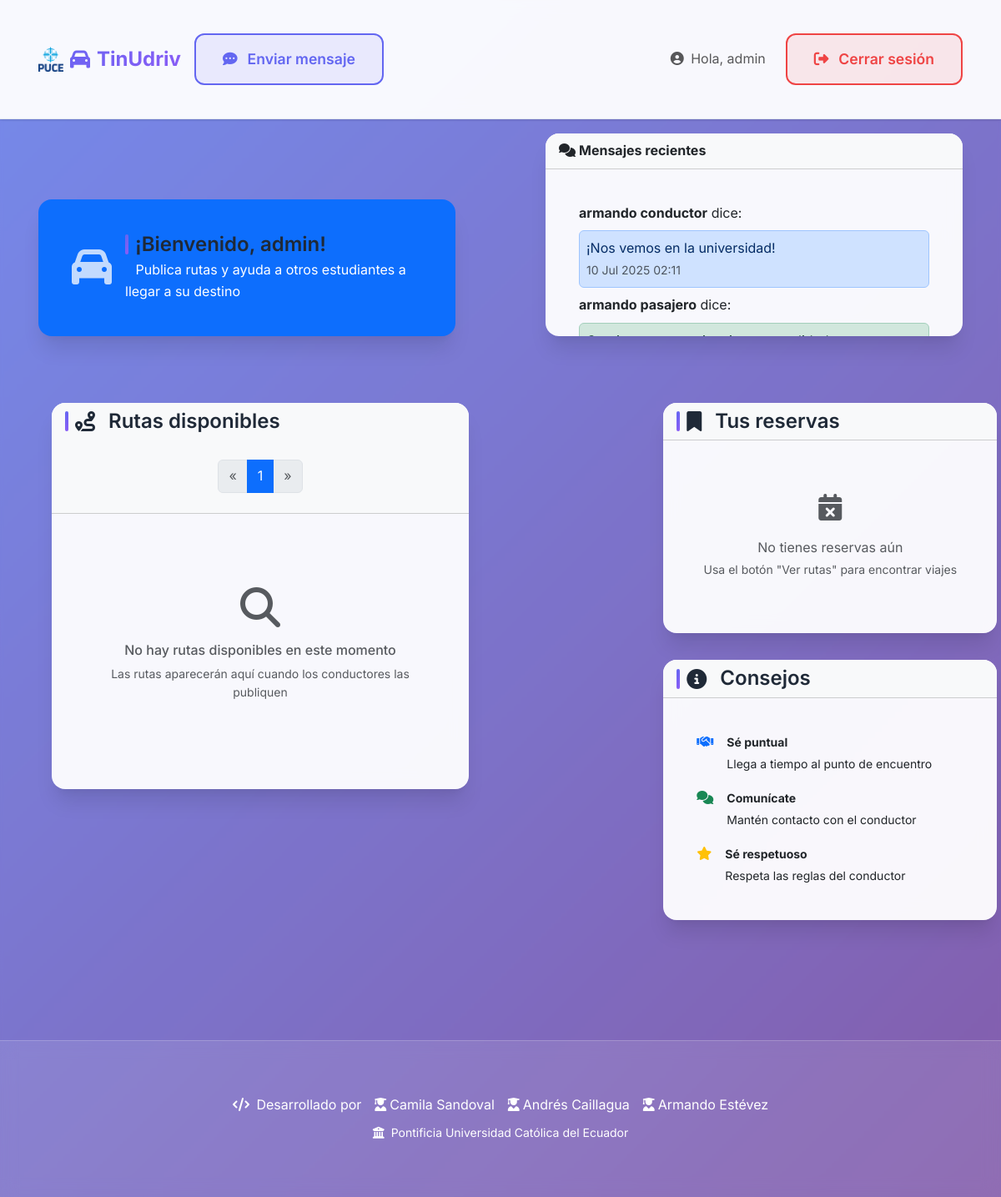
Page /panel/ (signed in) on the earlier database version.
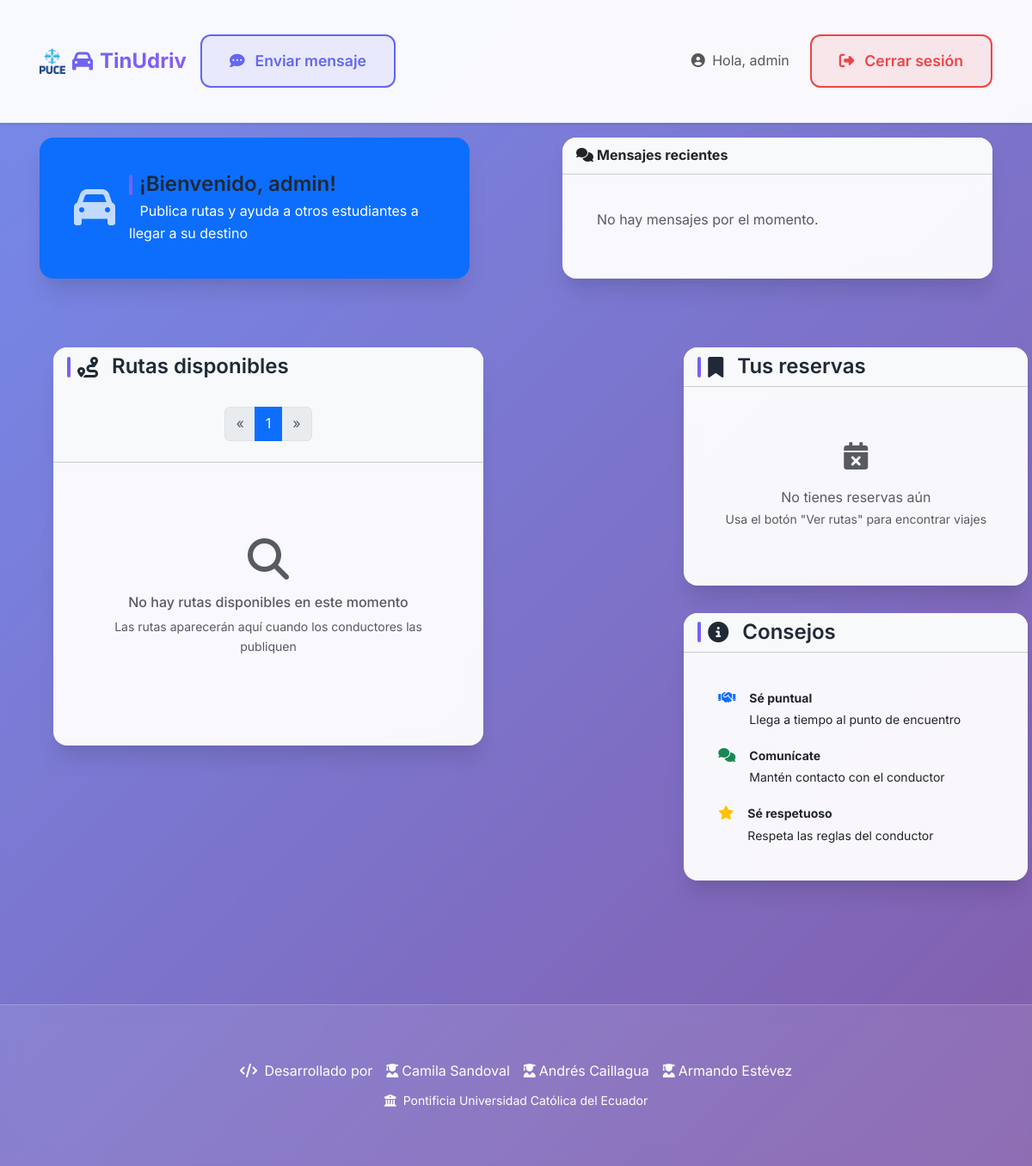
Same page on the later database version.
### core/models.py (models this page shows, shortened)
class Mensaje(models.Model):
    emisor = models.ForeignKey(settings.AUTH_USER_MODEL, on_delete=models.CASCADE, related_name='mensajes_enviados')
    receptor = models.ForeignKey(settings.AUTH_USER_MODEL, on_delete=models.CASCADE, related_name='mensajes_recibidos')
    contenido = models.TextField()
    timestamp = models.DateTimeField(auto_now_add=True)

class Usuario(AbstractUser):
    nombre_completo = models.CharField(max_length=100)
    origen = models.CharField(max_length=100)
    correo_institucional = models.EmailField(unique=True)
    telefono = models.CharField(max_length=20)
    facultad = models.CharField(max_length=100)
    TIPO_USUARIO_CHOICES = [
        ('conductor', 'Conductor'),
        ('pasajero', 'Pasajero'),
    ]
    tipo_usuario = models.CharField(max_length=10, choices=TIPO_USUARIO_CHOICES)
    USERNAME_FIELD = 'correo_institucional'
    REQUIRED_FIELDS = ['username', 'nombre_completo', 'telefono', 'facultad', 'tipo_usuario', 'origen']

### core/views.py (the view)
# urls.py: path('panel/', views.panel_view, name='panel'),
@login_required
def panel_view(request):
    if request.user.tipo_usuario == 'conductor':
        rutas_conductor = Ruta.objects.filter(conductor=request.user).order_by('fecha', 'hora_salida')
        rutas_por_pagina = 1
        paginator = Paginator(rutas_conductor, rutas_por_pagina)
        page_number = request.GET.get('page')
        page_obj = paginator.get_page(page_number)
        mensajes_qs = Mensaje.objects.filter(
            receptor__tipo_usuario=request.user.tipo_usuario
        ).order_by('-timestamp')
        mensajes_unicos = []
        contenidos_vistos = set()
        for mensaje in mensajes_qs:
            if mensaje.contenido not in contenidos_vistos:
                mensajes_unicos.append(mensaje)
                contenidos_vistos.add(mensaje.contenido)
            if len(mensajes_unicos) >= 10:
                break
        context = {
        'user': request.user,
        'rutas': page_obj,
        'mensajes': mensajes_unicos,
        }
        return render(request, 'panel_conductor.html', context)
    else:
        sector_pasajero = request.user.origen.upper()
        sectores_cercanos = set()
        for item in sectores_quito:
            nombre = item['nombre'].upper()
            barrios = [b.upper() for b in item['barriosCercanos']]
            if sector_pasajero == nombre or sector_pasajero in barrios:
                sectores_cercanos.add(nombre)
                sectores_cercanos.update(barrios)
        sectores_cercanos = list(sectores_cercanos)
        rutas_cercanas = Ruta.objects.filter(
            origen__in=sectores_cercanos,
            fecha__gte=timezone.now().date(),
            asientos_disponibles__gt=0
        ).order_by('fecha', 'hora_salida')
        rutas_por_pagina = 1
        paginator = Paginator(rutas_cercanas, rutas_por_pagina)
        page_number = request.GET.get('page')
        rutas_page_obj = paginator.get_page(page_number)
        reservas_pasajero = Reserva.objects.filter(
            pasajero=request.user
        ).order_by('-ruta__fecha', '-ruta__hora_salida')
        mensajes_qs = Mensaje.objects.filter(
            receptor__tipo_usuario=request.user.tipo_usuario
        ).order_by('-timestamp')
        mensajes_unicos = []
        contenidos_vistos = set()
        for mensaje in mensajes_qs:
            if mensaje.contenido not in contenidos_vistos:
                mensajes_unicos.append(mensaje)
                contenidos_vistos.add(mensaje.contenido)
            if len(mensajes_unicos) >= 10:
                break
        context = {
            'user': request.user,
            'rutas': rutas_page_obj,
            'reservas': reservas_pasajero,
            'mensajes': mensajes_unicos,
        }
        return render(request, 'panel_pasajero.html', context)

### core/templates/panel_pasajero.html (shortened to what the changed rows need)
{% extends "base.html" %}
{% load widget_tweaks %}
{% load static %}
{% block content %}
<div class="container py-5 mt-4">
    <div class="row">
        <div class="col-lg-8">
            <div id="rutasContainer" class="card mb-4">
                <div class="card-header bg-light">
                        <nav aria-label="Page navigation" class="mt-4">
                            <ul class="pagination justify-content-center">
                                {% for i in rutas.paginator.page_range %}
                                    {% if rutas.number == i %}
                                        <li class="page-item active" aria-current="page">
                                            <span class="page-link">{{ i }}</span>
                                        </li>
                                    {% else %}
                                        <li class="page-item"><a class="page-link" href="?page={{ i }}">{{ i }}</a></li>
                                    {% endif %}
                                {% endfor %}
                            </ul>
                        </nav>
                </div>
            </div>
        </div>
    </div>
</div>
{% endblock content %}

### core/templates/base.html (shortened to what the changed rows need)
{% load static %} {% load widget_tweaks %}
<!DOCTYPE html>
<html lang="es">
<head>
    <link href="https://cdn.jsdelivr.net/npm/bootstrap@5.3.0/dist/css/bootstrap.min.css" rel="stylesheet" />
    <link rel="stylesheet" href="https://cdnjs.cloudflare.com/ajax/libs/font-awesome/6.7.2/css/all.min.css"
 />
    <link href="{% static 'styles.css' %}" rel="stylesheet">
</head>
<body>
    <main class="main">
        <div class="container">
            {% if user.is_authenticated %}
            <div class="bienvenidaychat">
                <div class="card mt-1">
                        <div class="card-body" style="max-height: 200px; overflow-y: auto;">
                            {% for mensaje in mensajes %}
                            <div class="mb-2">
                                <strong>{{ mensaje.emisor.nombre_completo }}</strong> dice:
                                <div class="
                                    alert p-2 mt-2 mb-0
                                    {% if mensaje.emisor.tipo_usuario == 'conductor' %}
                                        alert-primary
                                    {% else %}
                                        alert-success
                                    {% endif %}
                                ">
                                    {{ mensaje.contenido }}
                                    <br>
                                    <small class="text-muted">{{ mensaje.timestamp|date:"d M Y H:i" }}</small>
                                </div>
                            </div>
                            {% empty %}
                            <p class="text-muted">No hay mensajes por el momento.</p>
                            {% endfor %}
                        </div>
                    </div>
            </div>
            {% endif %}
            {% block content %}{% endblock content %}
        </div>
    </main>
</body>
</html>

Differences in the rows shown:
removed Mensaje: emisor.nombre_completo "armando conductor", contenido "¡Nos vemos en la universidad!", timestamp "10 Jul 2025 02:11"
removed Mensaje: emisor.nombre_completo "armando pasajero"
Other differences:
text now shown: "No hay mensajes por el momento."
